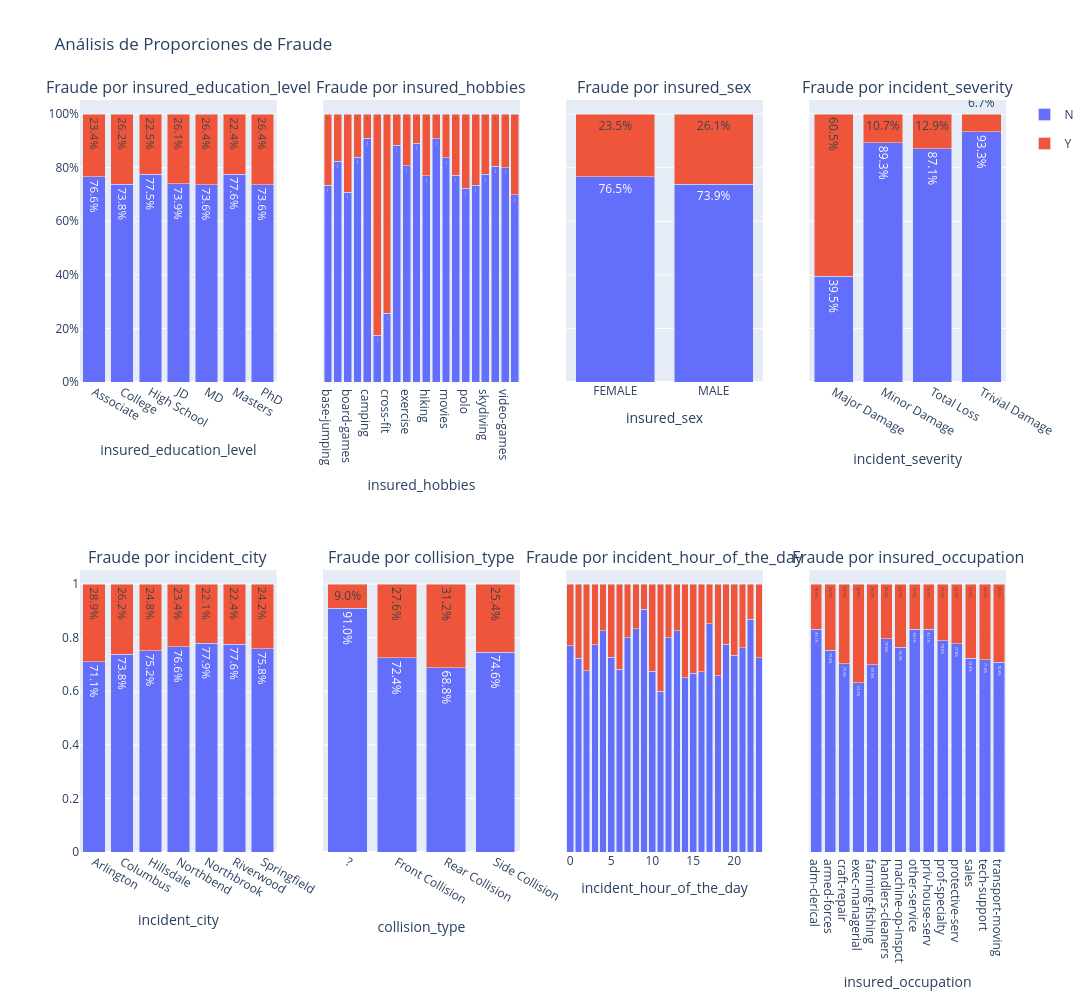

Notebook source saved alongside this figure:
### Code cell
# Creamos gráficos de proporciones por Fraude

variables_a_analizar = [
    "insured_education_level",
    "insured_hobbies",
    "insured_sex",
    "incident_severity",
    "incident_city",
    "collision_type",
    "incident_hour_of_the_day",
    'insured_occupation',
    
]

# Definimos la estructura en la que se presentará el gráfico
filas = 2
columnas = 4

fig_global = make_subplots(
    rows=filas,
    cols=columnas,
    subplot_titles=[f"Fraude por {var}" for var in variables_a_analizar],
    shared_yaxes=True,  # Compartir el eje Y para comparar proporciones fácilmente
)

# 3. (usamos enumerate para saber en qué fila/columna meter cada gráfica)
for indice, caracteristica in enumerate(variables_a_analizar):
    # Calcular la posición en la matriz (1-indexed para Plotly)
    fila = (indice // columnas) + 1
    columna = (indice % columnas) + 1

    # Ponemos el gráfico de la característica actual en el lienzo global
    agregar_grafico_a_subplot(
        df=df,
        columna_caracteristica=caracteristica,
        fig_subplots=fig_global,
        fila=fila,
        columna=columna,
    )

# Ajustes finales de la gráfica global
fig_global.update_layout(
    title_text="Análisis de Proporciones de Fraude",
    height=1000,  # Ajusta el alto total para que no se amontonen
    width=1800,  # Ajusta el ancho total
    barmode="stack",  # Asegura que todos los subplots mantengan el estilo apilado
    yaxis_tickformat=".0%",
)

fig_global.show()

### Figure 1 — Plotly figure (JSON) as saved in the notebook; plotly's stock layout.template omitted (floating-point values rounded to 4 significant figures)
{"data": [{"hovertemplate": "fraud_reported=N<br>insured_education_level=%{x}<br>proporcion=%{y}<extra></extra>", "legendgroup": "N", "marker": {"color": "#636efa", "pattern": {"shape": ""}}, "name": "N", "orientation": "v", "showlegend": true, "textposition": "auto", "texttemplate": "%{y:.1%}", "type": "bar", "x": ["Associate", "College", "High School", "JD", "MD", "Masters", "PhD"], "xaxis": "x", "y": [0.7655, 0.7377, 0.775, 0.7391, 0.7361, 0.7762, 0.736], "yaxis": "y"}, {"hovertemplate": "fraud_reported=Y<br>insured_education_level=%{x}<br>proporcion=%{y}<extra></extra>", "legendgroup": "Y", "marker": {"color": "#EF553B", "pattern": {"shape": ""}}, "name": "Y", "orientation": "v", "showlegend": true, "textposition": "auto", "texttemplate": "%{y:.1%}", "type": "bar", "x": ["Associate", "College", "High School", "JD", "MD", "Masters", "PhD"], "xaxis": "x", "y": [0.2345, 0.2623, 0.225, 0.2609, 0.2639, 0.2238, 0.264], "yaxis": "y"}, {"hovertemplate": "fraud_reported=N<br>insured_hobbies=%{x}<br>proporcion=%{y}<extra></extra>", "legendgroup": "N", "marker": {"color": "#636efa", "pattern": {"shape": ""}}, "name": "N", "orientation": "v", "showlegend": false, "textposition": "auto", "texttemplate": "%{y:.1%}", "type": "bar", "x": ["base-jumping", "basketball", "board-games", "bungie-jumping", "camping", "chess", "cross-fit", "dancing", "exercise", "golf", "hiking", "kayaking", "movies", "paintball", "polo", "reading", "skydiving", "sleeping", "video-games", "yachting"], "xaxis": "x2", "y": [0.7347, 0.8235, 0.7083, 0.8393, 0.9091, 0.1739, 0.2571, 0.8837, 0.807, 0.8909, 0.7692, 0.9074, 0.8364, 0.7719, 0.7234, 0.7344, 0.7755, 0.8049, 0.8, 0.6981], "yaxis": "y2"}, {"hovertemplate": "fraud_reported=Y<br>insured_hobbies=%{x}<br>proporcion=%{y}<extra></extra>", "legendgroup": "Y", "marker": {"color": "#EF553B", "pattern": {"shape": ""}}, "name": "Y", "orientation": "v", "showlegend": false, "textposition": "auto", "texttemplate": "%{y:.1%}", "type": "bar", "x": ["base-jumping", "basketball", "board-games", "bungie-jumping", "camping", "chess", "cross-fit", "dancing", "exercise", "golf", "hiking", "kayaking", "movies", "paintball", "polo", "reading", "skydiving", "sleeping", "video-games", "yachting"], "xaxis": "x2", "y": [0.2653, 0.1765, 0.2917, 0.1607, 0.09091, 0.8261, 0.7429, 0.1163, 0.193, 0.1091, 0.2308, 0.09259, 0.1636, 0.2281, 0.2766, 0.2656, 0.2245, 0.1951, 0.2, 0.3019], "yaxis": "y2"}, {"hovertemplate": "fraud_reported=N<br>insured_sex=%{x}<br>proporcion=%{y}<extra></extra>", "legendgroup": "N", "marker": {"color": "#636efa", "pattern": {"shape": ""}}, "name": "N", "orientation": "v", "showlegend": false, "textposition": "auto", "texttemplate": "%{y:.1%}", "type": "bar", "x": ["FEMALE", "MALE"], "xaxis": "x3", "y": [0.7654, 0.7387], "yaxis": "y3"}, {"hovertemplate": "fraud_reported=Y<br>insured_sex=%{x}<br>proporcion=%{y}<extra></extra>", "legendgroup": "Y", "marker": {"color": "#EF553B", "pattern": {"shape": ""}}, "name": "Y", "orientation": "v", "showlegend": false, "textposition": "auto", "texttemplate": "%{y:.1%}", "type": "bar", "x": ["FEMALE", "MALE"], "xaxis": "x3", "y": [0.2346, 0.2613], "yaxis": "y3"}, {"hovertemplate": "fraud_reported=N<br>incident_severity=%{x}<br>proporcion=%{y}<extra></extra>", "legendgroup": "N", "marker": {"color": "#636efa", "pattern": {"shape": ""}}, "name": "N", "orientation": "v", "showlegend": false, "textposition": "auto", "texttemplate": "%{y:.1%}", "type": "bar", "x": ["Major Damage", "Minor Damage", "Total Loss", "Trivial Damage"], "xaxis": "x4", "y": [0.3949, 0.8927, 0.8714, 0.9333], "yaxis": "y4"}, {"hovertemplate": "fraud_reported=Y<br>incident_severity=%{x}<br>proporcion=%{y}<extra></extra>", "legendgroup": "Y", "marker": {"color": "#EF553B", "pattern": {"shape": ""}}, "name": "Y", "orientation": "v", "showlegend": false, "textposition": "auto", "texttemplate": "%{y:.1%}", "type": "bar", "x": ["Major Damage", "Minor Damage", "Total Loss", "Trivial Damage"], "xaxis": "x4", "y": [0.6051, 0.1073, 0.1286, 0.06667], "yaxis": "y4"}, {"hovertemplate": "fraud_reported=N<br>incident_city=%{x}<br>proporcion=%{y}<extra></extra>", "legendgroup": "N", "marker": {"color": "#636efa", "pattern": {"shape": ""}}, "name": "N", "orientation": "v", "showlegend": false, "textposition": "auto", "texttemplate": "%{y:.1%}", "type": "bar", "x": ["Arlington", "Columbus", "Hillsdale", "Northbend", "Northbrook", "Riverwood", "Springfield"], "xaxis": "x5", "y": [0.7105, 0.7383, 0.7518, 0.7655, 0.7787, 0.7761, 0.758], "yaxis": "y5"}, {"hovertemplate": "fraud_reported=Y<br>incident_city=%{x}<br>proporcion=%{y}<extra></extra>", "legendgroup": "Y", "marker": {"color": "#EF553B", "pattern": {"shape": ""}}, "name": "Y", "orientation": "v", "showlegend": false, "textposition": "auto", "texttemplate": "%{y:.1%}", "type": "bar", "x": ["Arlington", "Columbus", "Hillsdale", "Northbend", "Northbrook", "Riverwood", "Springfield"], "xaxis": "x5", "y": [0.2895, 0.2617, 0.2482, 0.2345, 0.2213, 0.2239, 0.242], "yaxis": "y5"}, {"hovertemplate": "fraud_reported=N<br>collision_type=%{x}<br>proporcion=%{y}<extra></extra>", "legendgroup": "N", "marker": {"color": "#636efa", "pattern": {"shape": ""}}, "name": "N", "orientation": "v", "showlegend": false, "textposition": "auto", "texttemplate": "%{y:.1%}", "type": "bar", "x": ["?", "Front Collision", "Rear Collision", "Side Collision"], "xaxis": "x6", "y": [0.9101, 0.7244, 0.6884, 0.7464], "yaxis": "y6"}, {"hovertemplate": "fraud_reported=Y<br>collision_type=%{x}<br>proporcion=%{y}<extra></extra>", "legendgroup": "Y", "marker": {"color": "#EF553B", "pattern": {"shape": ""}}, "name": "Y", "orientation": "v", "showlegend": false, "textposition": "auto", "texttemplate": "%{y:.1%}", "type": "bar", "x": ["?", "Front Collision", "Rear Collision", "Side Collision"], "xaxis": "x6", "y": [0.08989, 0.2756, 0.3116, 0.2536], "yaxis": "y6"}, {"hovertemplate": "fraud_reported=N<br>incident_hour_of_the_day=%{x}<br>proporcion=%{y}<extra></extra>", "legendgroup": "N", "marker": {"color": "#636efa", "pattern": {"shape": ""}}, "name": "N", "orientation": "v", "showlegend": false, "textposition": "auto", "texttemplate": "%{y:.1%}", "type": "bar", "x": [0, 1, 2, 3, 4, 5, 6, 7, 8, 9, 10, 11, 12, 13, 14, 15, 16, 17, 18, 19, 20, 21, 22, 23], "xaxis": "x7", "y": [0.7692, 0.7241, 0.6774, 0.7736, 0.8261, 0.7273, 0.6818, 0.8, 0.8333, 0.907, 0.6739, 0.6, 0.8, 0.8261, 0.6512, 0.6667, 0.6735, 0.8519, 0.6585, 0.775, 0.7353, 0.7619, 0.8684, 0.7255], "yaxis": "y7"}, {"hovertemplate": "fraud_reported=Y<br>incident_hour_of_the_day=%{x}<br>proporcion=%{y}<extra></extra>", "legendgroup": "Y", "marker": {"color": "#EF553B", "pattern": {"shape": ""}}, "name": "Y", "orientation": "v", "showlegend": false, "textposition": "auto", "texttemplate": "%{y:.1%}", "type": "bar", "x": [0, 1, 2, 3, 4, 5, 6, 7, 8, 9, 10, 11, 12, 13, 14, 15, 16, 17, 18, 19, 20, 21, 22, 23], "xaxis": "x7", "y": [0.2308, 0.2759, 0.3226, 0.2264, 0.1739, 0.2727, 0.3182, 0.2, 0.1667, 0.09302, 0.3261, 0.4, 0.2, 0.1739, 0.3488, 0.3333, 0.3265, 0.1481, 0.3415, 0.225, 0.2647, 0.2381, 0.1316, 0.2745], "yaxis": "y7"}, {"hovertemplate": "fraud_reported=N<br>insured_occupation=%{x}<br>proporcion=%{y}<extra></extra>", "legendgroup": "N", "marker": {"color": "#636efa", "pattern": {"shape": ""}}, "name": "N", "orientation": "v", "showlegend": false, "textposition": "auto", "texttemplate": "%{y:.1%}", "type": "bar", "x": ["adm-clerical", "armed-forces", "craft-repair", "exec-managerial", "farming-fishing", "handlers-cleaners", "machine-op-inspct", "other-service", "priv-house-serv", "prof-specialty", "protective-serv", "sales", "tech-support", "transport-moving"], "xaxis": "x8", "y": [0.8308, 0.7536, 0.7027, 0.6316, 0.6981, 0.7963, 0.7634, 0.831, 0.831, 0.7882, 0.7778, 0.7237, 0.7179, 0.7083], "yaxis": "y8"}, {"hovertemplate": "fraud_reported=Y<br>insured_occupation=%{x}<br>proporcion=%{y}<extra></extra>", "legendgroup": "Y", "marker": {"color": "#EF553B", "pattern": {"shape": ""}}, "name": "Y", "orientation": "v", "showlegend": false, "textposition": "auto", "texttemplate": "%{y:.1%}", "type": "bar", "x": ["adm-clerical", "armed-forces", "craft-repair", "exec-managerial", "farming-fishing", "handlers-cleaners", "machine-op-inspct", "other-service", "priv-house-serv", "prof-specialty", "protective-serv", "sales", "tech-support", "transport-moving"], "xaxis": "x8", "y": [0.1692, 0.2464, 0.2973, 0.3684, 0.3019, 0.2037, 0.2366, 0.169, 0.169, 0.2118, 0.2222, 0.2763, 0.2821, 0.2917], "yaxis": "y8"}], "layout": {"annotations": [{"font": {"size": 16}, "showarrow": false, "text": "Fraude por insured_education_level", "x": 0.1062, "xanchor": "center", "xref": "paper", "y": 1, "yanchor": "bottom", "yref": "paper"}, {"font": {"size": 16}, "showarrow": false, "text": "Fraude por insured_hobbies", "x": 0.3688, "xanchor": "center", "xref": "paper", "y": 1, "yanchor": "bottom", "yref": "paper"}, {"font": {"size": 16}, "showarrow": false, "text": "Fraude por insured_sex", "x": 0.6313, "xanchor": "center", "xref": "paper", "y": 1, "yanchor": "bottom", "yref": "paper"}, {"font": {"size": 16}, "showarrow": false, "text": "Fraude por incident_severity", "x": 0.8938, "xanchor": "center", "xref": "paper", "y": 1, "yanchor": "bottom", "yref": "paper"}, {"font": {"size": 16}, "showarrow": false, "text": "Fraude por incident_city", "x": 0.1062, "xanchor": "center", "xref": "paper", "y": 0.375, "yanchor": "bottom", "yref": "paper"}, {"font": {"size": 16}, "showarrow": false, "text": "Fraude por collision_type", "x": 0.3688, "xanchor": "center", "xref": "paper", "y": 0.375, "yanchor": "bottom", "yref": "paper"}, {"font": {"size": 16}, "showarrow": false, "text": "Fraude por incident_hour_of_the_day", "x": 0.6313, "xanchor": "center", "xref": "paper", "y": 0.375, "yanchor": "bottom", "yref": "paper"}, {"font": {"size": 16}, "showarrow": false, "text": "Fraude por insured_occupation", "x": 0.8938, "xanchor": "center", "xref": "paper", "y": 0.375, "yanchor": "bottom", "yref": "paper"}], "barmode": "stack", "height": 1000, "title": {"text": "Análisis de Proporciones de Fraude"}, "width": 1800, "xaxis": {"anchor": "y", "domain": [0, 0.2125], "title": {"text": "insured_education_level"}}, "xaxis2": {"anchor": "y2", "domain": [0.2625, 0.475], "title": {"text": "insured_hobbies"}}, "xaxis3": {"anchor": "y3", "domain": [0.525, 0.7375], "title": {"text": "insured_sex"}}, "xaxis4": {"anchor": "y4", "domain": [0.7875, 1], "title": {"text": "incident_severity"}}, "xaxis5": {"anchor": "y5", "domain": [0, 0.2125], "title": {"text": "incident_city"}}, "xaxis6": {"anchor": "y6", "domain": [0.2625, 0.475], "title": {"text": "collision_type"}}, "xaxis7": {"anchor": "y7", "domain": [0.525, 0.7375], "title": {"text": "incident_hour_of_the_day"}}, "xaxis8": {"anchor": "y8", "domain": [0.7875, 1], "title": {"text": "insured_occupation"}}, "yaxis": {"anchor": "x", "domain": [0.625, 1], "tickformat": ".0%"}, "yaxis2": {"anchor": "x2", "domain": [0.625, 1], "matches": "y", "showticklabels": false}, "yaxis3": {"anchor": "x3", "domain": [0.625, 1], "matches": "y", "showticklabels": false}, "yaxis4": {"anchor": "x4", "domain": [0.625, 1], "matches": "y", "showticklabels": false}, "yaxis5": {"anchor": "x5", "domain": [0, 0.375]}, "yaxis6": {"anchor": "x6", "domain": [0, 0.375], "matches": "y5", "showticklabels": false}, "yaxis7": {"anchor": "x7", "domain": [0, 0.375], "matches": "y5", "showticklabels": false}, "yaxis8": {"anchor": "x8", "domain": [0, 0.375], "matches": "y5", "showticklabels": false}}}
